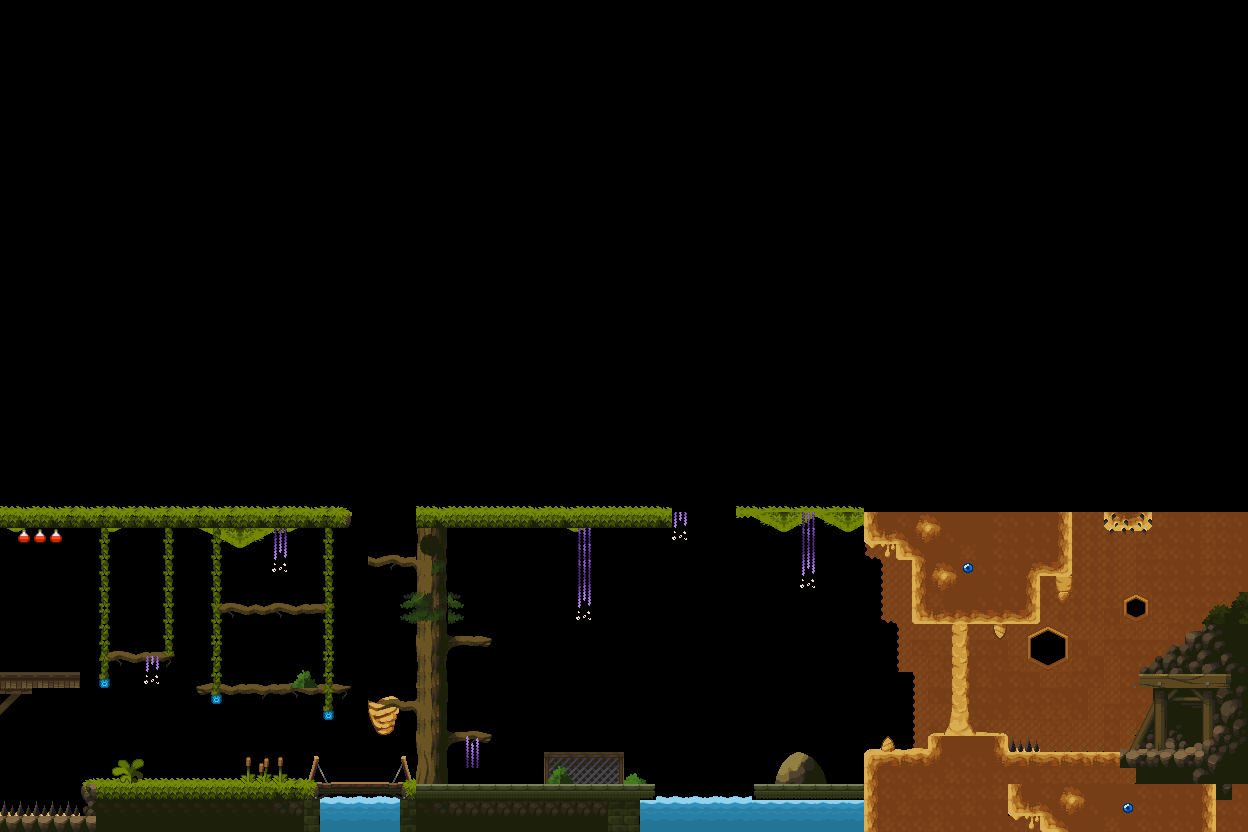

The image is a tile-based game level rendered from a .tmx file. Its description and source (layers, tilesets, objects; grid data summarised) follow:
An orthogonal 78x52 tile map with 16x16 px tiles, 4 tile layers (bg, l1, l2, interface) and 36 objects (22x object, 5x key, camera_1, hero, hero_bottom, ...).

<map version="1.9" tiledversion="1.9.1" orientation="orthogonal" renderorder="right-down" width="78" height="52" tilewidth="16" tileheight="16" infinite="0" nextlayerid="14" nextobjectid="87">
 <tileset firstgid="1" source="tiles.tsx" />
 <layer id="3" name="bg" width="78" height="52">
  <data>[4056 cells, 604 non-empty, 85 distinct tile ids]</data>
 </layer>
 <layer id="1" name="l1" width="78" height="52">
  <data>[4056 cells, 619 non-empty, 251 distinct tile ids]</data>
 </layer>
 <layer id="2" name="l2" width="78" height="52">
  <data>[4056 cells, 32 non-empty, 19 distinct tile ids]</data>
 </layer>
 <layer id="7" name="interface" width="78" height="52">
  <data>[4056 cells, 3 non-empty, 1 distinct tile ids]</data>
 </layer>
 <objectgroup id="4" name="settings">
  <object id="52" name="camera_1" x="430.417" y="718.333">
   <point />
  </object>
  <object id="53" name="hero" x="191.083" y="750.157" width="34" height="24.9697">
   <properties>
    <property name="BodyType" value="DynamicBody" />
    <property name="friction" type="float" value="0" />
    <property name="restitution" type="float" value="0" />
   </properties>
  </object>
  <object id="54" name="hero_bottom" x="191.305" y="774.285" width="33.6478" height="1.08845">
   <properties>
    <property name="BodyType" value="DynamicBody" />
    <property name="friction" type="float" value="5" />
    <property name="restitution" type="float" value="0" />
   </properties>
  </object>
  <object id="55" name="car" x="146.083" y="762.666" width="32.6667" height="18.6667">
   <properties>
    <property name="BodyType" value="DynamicBody" />
    <property name="friction" type="float" value="2" />
    <property name="restitution" type="float" value="0.3" />
   </properties>
  </object>
  <object id="85" name="camera_2" x="436" y="393">
   <point />
  </object>
 </objectgroup>
 <objectgroup id="11" name="dangers">
  <object id="51" x="1001.33" y="746.75" width="32.3333" height="4.91667" />
  <object id="58" x="4.66667" y="807.333" width="76" height="4.66667" />
 </objectgroup>
 <objectgroup id="5" name="objects">
  <object id="5" name="object" x="83" y="784.583" width="571.5" height="13.1667" />
  <object id="7" name="object" x="751.25" y="784.5" width="111.75" height="15.25" />
  <object id="8" name="object" x="863.5" y="752" width="65" height="81.25" />
  <object id="9" name="object" x="927" y="733.583" width="80" height="14.4167" />
  <object id="14" name="object" x="1006" y="753.833" width="242" height="46.1667" />
  <object id="16" name="object" x="373.61" y="701.174" width="40.5" height="13" />
  <object id="17" name="object" x="444.583" y="636.417" width="45.5" height="7.5" />
  <object id="22" name="object" x="436.167" y="732.083" width="54.6667" height="3.5" />
  <object id="24" name="object" x="2" y="672.5" width="79" height="14" />
  <object id="31" name="object" x="1.5" y="510" width="2" height="320" />
  <object id="33" name="object" x="1210.5" y="515.5" width="2" height="237" />
  <object id="40" name="object" x="4.667" y="825.667" width="854.333" height="5.33333" />
  <object id="59" name="object" x="5.33333" y="813.333" width="80" height="11.3333" />
  <object id="62" name="object" x="99.3333" y="651.333" width="74.6667" height="7.33333" />
  <object id="63" name="object" x="196.667" y="686" width="154" height="6" />
  <object id="64" name="object" x="544" y="752" width="79.3333" height="30" />
  <object id="80" name="object" x="445.25" y="637.25" width="45.5" height="7.5" />
  <object id="81" name="object" x="369.25" y="556.25" width="45.5" height="7.5" />
  <object id="82" name="object" x="4.8335" y="509.333" width="344.333" height="5.33333" />
  <object id="83" name="object" x="417.834" y="510.333" width="256.333" height="5.33333" />
  <object id="84" name="object" x="736.833" y="510.333" width="273.333" height="7.33333" />
  <object id="86" name="object" x="213.25" y="607.25" width="111.5" height="7.5" />
 </objectgroup>
 <objectgroup id="13" name="items">
  <object id="67" name="key" x="1089.69" y="736.932" width="14" height="12.5" />
  <object id="70" name="portal" x="490.417" y="706.75" width="57.6667" height="87.6667" />
  <object id="71" name="key" x="991.667" y="713.083" width="14" height="12.5" />
  <object id="72" name="key" x="540.333" y="551.083" width="14" height="12.5" />
  <object id="73" name="key" x="451" y="679.083" width="14" height="12.5" />
  <object id="74" name="box" x="94.6666" y="754.167" width="26" height="25" />
  <object id="77" name="key" x="364.667" y="758.417" width="14" height="12.5" />
 </objectgroup>
</map>